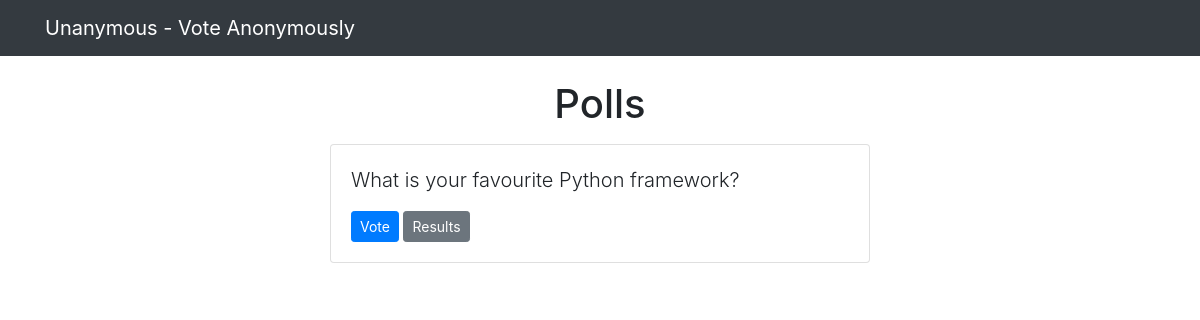
The page /polls/ on the database as committed earlier.
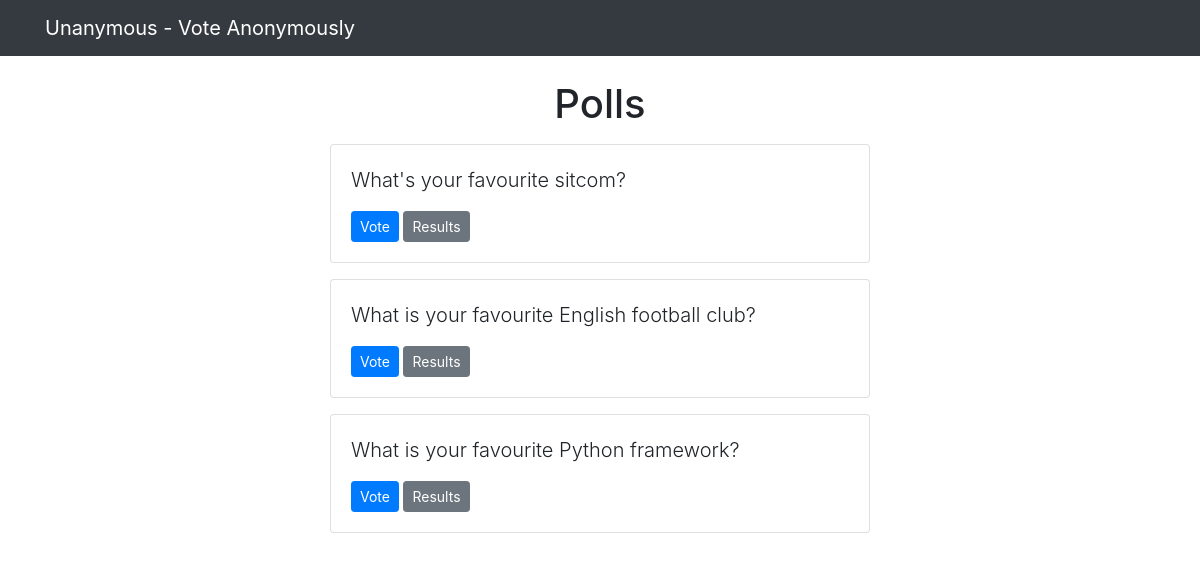
The same page on the database as committed later.
### polls/models.py (models this page shows, shortened)
class Question(models.Model):
    question_text = models.CharField(max_length=256)
    published_on = models.DateTimeField('date published')

### polls/views.py (the view)
# urls.py: path('', views.index, name='index'),
def index(request):
    latest_question_list = Question.objects.order_by('-published_on')[:5]
    context = {'latest_question_list': latest_question_list}
    return render(request, 'polls/index.html', context)

### templates/polls/index.html
{% extends 'base.html' %} {% block content %}
<h1 class="text-center mb-3">Polls</h1>
{% if latest_question_list %} {% for question in latest_question_list %}
<div class="card mb-3">
  <div class="card-body">
    <p class="lead">{{ question.question_text }}</p>
    <a
      href="{% url 'polls:detail' question.id %}"
      class="btn btn-primary btn-sm"
      >Vote</a
    >
    <a
      href="{% url 'polls:results' question.id %}"
      class="btn btn-secondary btn-sm"
      >Results</a
    >
  </div>
</div>
{% endfor %} {% else %}
<p>No polls</p>
{% endif %} {% endblock %}

### templates/base.html (shortened to what this page needs)
<!DOCTYPE html>
<html lang="en">
  <head>
    <link
      rel="stylesheet"
      href="https://stackpath.bootstrapcdn.com/bootstrap/4.5.2/css/bootstrap.min.css"
    />
  </head>
  <body>
    {% include 'partials/_navbar.html' %}
    <div class="container">
      <div class="row">
        <div class="col-md-6 m-auto">{% block content %}{% endblock %}</div>
      </div>
    </div>
  </body>
</html>

### templates/partials/_navbar.html
<nav class="navbar navbar-dark bg-dark mb-4">
  <div class="container">
    <a href="/" class="navbar-brand">Unanymous - Vote Anonymously</a>
  </div>
</nav>

Rows that differ between the two databases and show on the page:
added Question: question_text "What's your favourite sitcom?"
added Question: question_text "What is your favourite English football club?"
